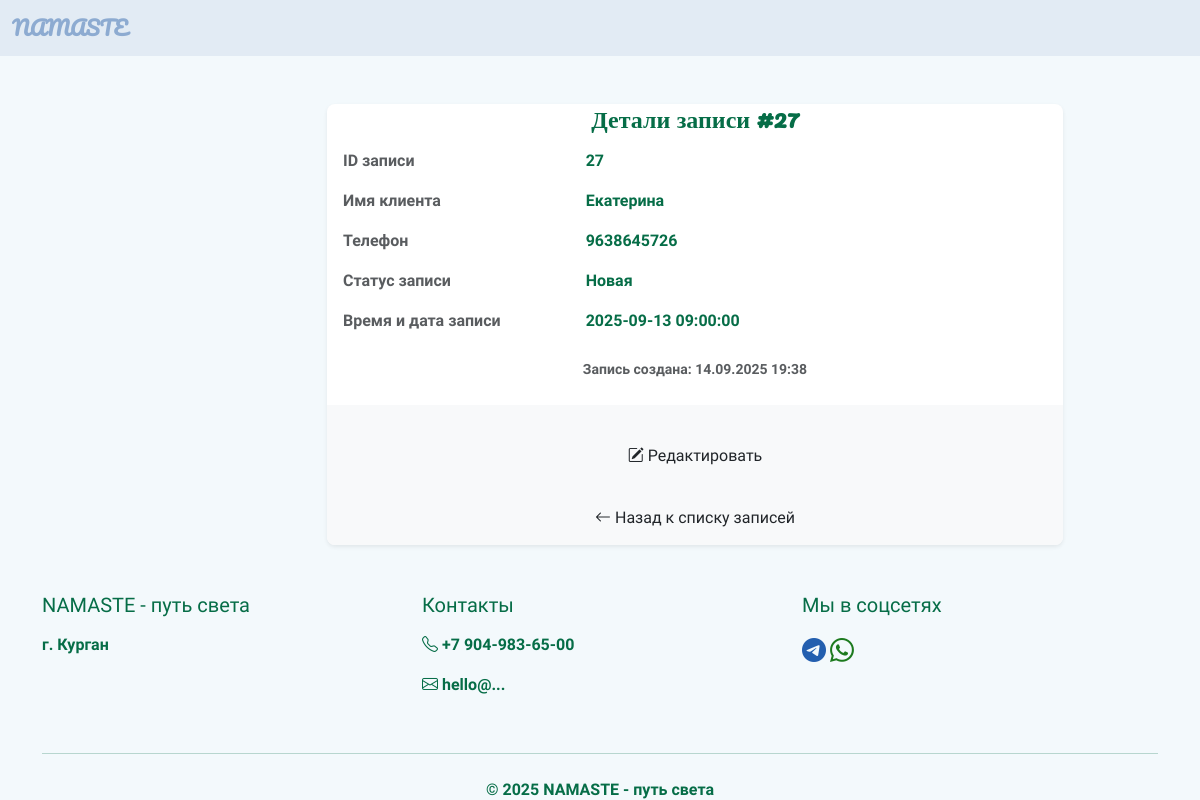
The page /application/27/ on the database as committed earlier.
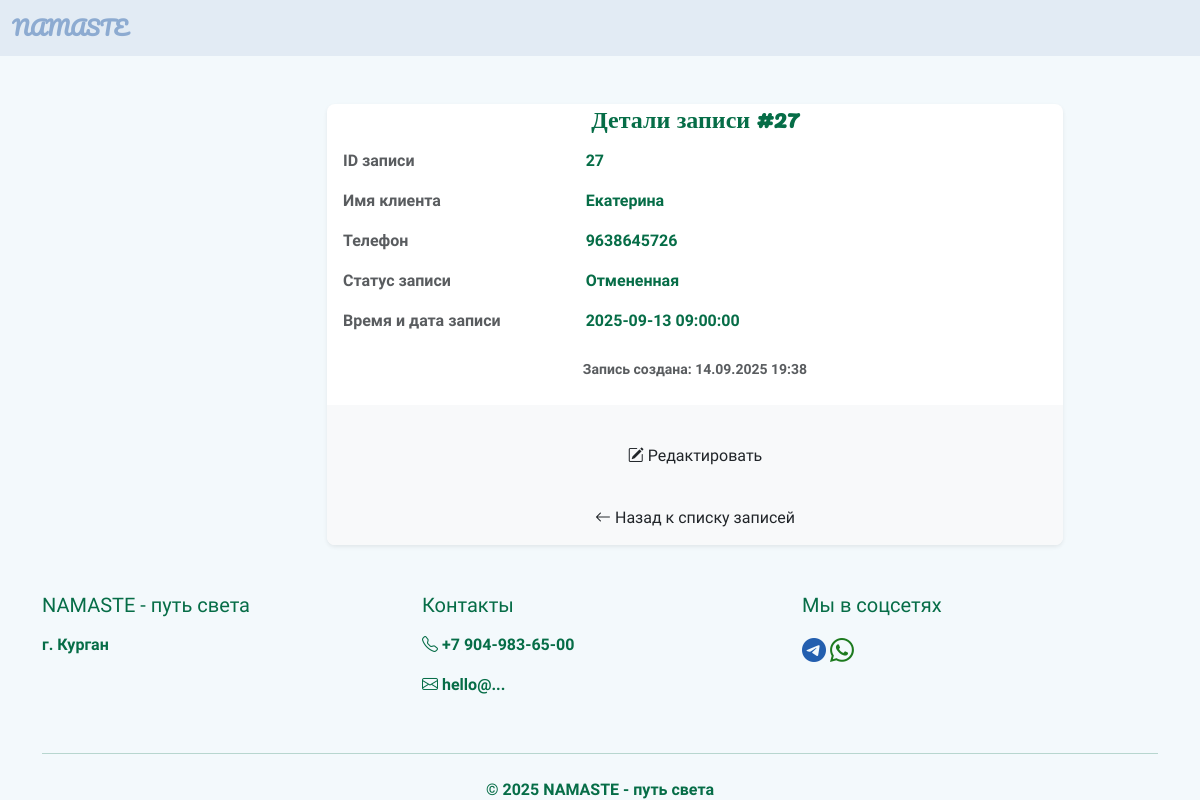
The same page on the database as committed later.
### core/models.py (models this page shows, shortened)
class Application(models.Model):
    STATUS_CHOICES = (
        ("new", "Новая"),
        ("confirmed", "Подтвержденная"),
        ("completed", "Завершенная"),
        ("canceled", "Отмененная"),
        ( "reserve", "Резерв")
    )
    name = models.CharField(max_length=100, verbose_name="Имя")
    phone = models.CharField(max_length=20, verbose_name="Телефон")
    comment = models.CharField(max_length=500, null=True, blank=True, verbose_name="Комментарий")
    status = models.CharField(choices=STATUS_CHOICES, default="new", max_length=20, verbose_name="Статус")
    date_created = models.DateTimeField(auto_now_add=True, null=True, blank=True, verbose_name="Дата создания")
    date_updated = models.DateTimeField(auto_now=True, null=True, blank=True, verbose_name="Дата обновления")
    schedule = models.ForeignKey(Schedule, blank=True, null=True, on_delete=models.CASCADE)
    class Meta:
        verbose_name = "Запись"
        verbose_name_plural = "Записи"

class Schedule(models.Model):
    date = models.DateField(default=timezone.now)
    start_time = models.TimeField(default=time(9, 0))
    def __str__(self):
        return f"{self.date} {self.start_time}"
    class Meta:
        verbose_name = "Расписание"

### core/views.py (the view)
# urls.py: path("application/<int:application_id>/", ApplicationDetailView.as_view(), name="application"),
class ApplicationDetailView(DetailView):
    model = Application
    template_name = "application_detail.html"
    context_object_name = "application"
    pk_url_kwarg = "application_id"
    def get_object(self, queryset=None):
        application_id = self.kwargs.get(self.pk_url_kwarg)
        return get_object_or_404(Application, pk=application_id)

### templates/application_detail.html (shortened to what this page needs)
{% extends "base.html" %}
{% block content %}
<div class="container mt-5 mb-5">
    <div class="row">
        <div class="col-md-8 offset-md-2">
            <div class="card shadow-sm">
                <div class="row">
                    <h2 class="card-title h4 mb-0">Детали записи #{{ application.id }}</h2>
                </div>
                <div class="card-body">
                    <div class="row mb-3">
                        <div class="col-sm-4 text-muted">ID записи</div>
                        <div class="col-sm-8">{{ application.id }}</div>
                    </div>
                    <div class="row mb-3">
                        <div class="col-sm-4 text-muted">Имя клиента</div>
                        <div class="col-sm-8">{{ application.name }}</div>
                    </div>
                    <div class="row mb-3">
                        <div class="col-sm-4 text-muted">Телефон</div>
                        <div class="col-sm-8">{{ application.phone }}</div>
                    </div>
                    <div class="row mb-3">
                        <div class="col-sm-4 text-muted">Статус записи</div>
                        <div class="col-sm-8"><span>{{ application.get_status_display }}</span></div>
                    </div>
                    <div class="row mb-3">
                        <div class="col-sm-4 text-muted">Время и дата записи</div>
                        <div class="col-sm-8"><span>{{ application.schedule }}</span></div>
                    </div>
                    <div class="card-footer text-muted text-center">
                        <small>Запись создана: {{ application.date_created|date:"d.m.Y H:i" }}</small>
                    </div>
                </div>
                <div class="card-footer bg-light">
                    <div class="text-center mt-4">
                        <a href="{% url 'application-update' application.id %}" class="btn btn-btn-success">
                            <i class="bi bi-pencil-square"></i> Редактировать
                        </a>
                    </div>
                    <div class="text-center mt-4">
                        <a href="{% url 'all-applications' %}" class="btn btn-s">
                            <i class="bi bi-arrow-left"></i> Назад к списку записей
                        </a>
                    </div>
                </div>
            </div>
        </div>
    </div>
</div>
{% endblock content %}

Rows that differ between the two databases and show on the page:
changed Application "Екатерина": status "Новая" → "Отмененная"
